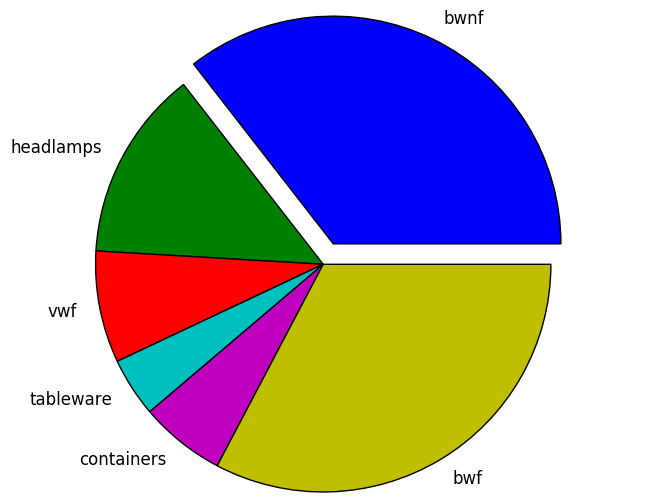

Write the Python code that produced this figure.
#!/usr/bin/env python3

import sys
sys.path.append("../..")

import matplotlib.pyplot as plt
import csv
import math as m
from modules import pycla

def error(msg):
		print("ERROR: "+msg+"\n\nUSAGE:\n$ "+sys.argv[0]+" <options>\n\nOPTIONS:")
		print("-i <file-name>\t: Input File (.csv).")
		print("-ig <num>\t: Ignore first num rows of data.")
		print("-o <file-name>\t: Output File (.png OR .pdf)")
		print("-bw <num>\t: Width of bar(float). The distance between bars is 0.1.")

#READ CSV FILE
inFile = pycla.get_arg("i")
if inFile == None:
	error("No Input CSV File!")
	exit()
csv_fil = open(inFile)
data_rows = csv.reader(csv_fil)

#IGNORE FIRST ig LINES
ig = pycla.get_arg("ig")
if ig==None:
	ig = 0
else:
	ig = int(ig)
data_rows = list(data_rows)[ig:]

#CHECK FOR CORRECT DATATYPE
try:
	float(list(data_rows)[0][0])
except ValueError:
	error("Invalid Dataytype!")
	exit()

#GET COUNT OF LABELS
data = dict()
for RI,Na,Mg,Al,Si,K,Ca,Ba,Fe,label in data_rows:
	data[label.lower()] = data.get(label.lower(),0)+1

xlabels = list(data.keys())
xvals = list(data.values())

barWidth = pycla.get_arg("bw")
if barWidth == None:
	barWidth = 0.8
else:
	barWidth = float(barWidth)

xlefts = [i*(barWidth+0.1) for i in range(len(xlabels))]
xLabelLefts = [i+(barWidth/2)for i in xlefts]

mx_ind = xvals.index(max(xvals))

ex = [0]*len(xvals)
ex[mx_ind] = 0.1

plt.pie(xvals,labels=xlabels,explode=ex)
plt.axis("equal")

outFile = pycla.get_arg("o")
if outFile == None:
	plt.show()
else:
	plt.savefig(outFile, bbox_inches="tight")
	print("Plot saved to "+outFile) 
